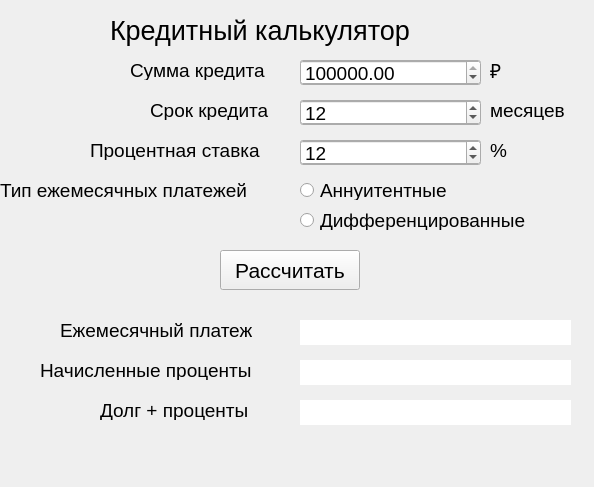
<?xml version="1.0" encoding="UTF-8"?>
<ui version="4.0">
 <class>CreditWindow</class>
 <widget class="QWidget" name="CreditWindow">
  <property name="geometry">
   <rect>
    <x>0</x>
    <y>0</y>
    <width>594</width>
    <height>487</height>
   </rect>
  </property>
  <property name="windowTitle">
   <string>Credit Calculator</string>
  </property>
  <property name="styleSheet">
   <string notr="true"/>
  </property>
  <widget class="QLabel" name="label_title">
   <property name="geometry">
    <rect>
     <x>110</x>
     <y>10</y>
     <width>361</width>
     <height>40</height>
    </rect>
   </property>
   <property name="font">
    <font>
     <pointsize>20</pointsize>
    </font>
   </property>
   <property name="text">
    <string>Кредитный калькулятор</string>
   </property>
  </widget>
  <widget class="QLabel" name="label_sum">
   <property name="geometry">
    <rect>
     <x>130</x>
     <y>60</y>
     <width>161</width>
     <height>20</height>
    </rect>
   </property>
   <property name="font">
    <font>
     <pointsize>14</pointsize>
    </font>
   </property>
   <property name="text">
    <string>Сумма кредита</string>
   </property>
  </widget>
  <widget class="QLineEdit" name="lineEdit_sum">
   <property name="geometry">
    <rect>
     <x>300</x>
     <y>60</y>
     <width>181</width>
     <height>25</height>
    </rect>
   </property>
   <property name="font">
    <font>
     <pointsize>14</pointsize>
    </font>
   </property>
  </widget>
  <widget class="QLineEdit" name="lineEdit_term">
   <property name="geometry">
    <rect>
     <x>300</x>
     <y>100</y>
     <width>181</width>
     <height>25</height>
    </rect>
   </property>
   <property name="font">
    <font>
     <pointsize>14</pointsize>
    </font>
   </property>
  </widget>
  <widget class="QLabel" name="label_term">
   <property name="geometry">
    <rect>
     <x>150</x>
     <y>100</y>
     <width>141</width>
     <height>20</height>
    </rect>
   </property>
   <property name="font">
    <font>
     <pointsize>14</pointsize>
    </font>
   </property>
   <property name="text">
    <string>Срок кредита</string>
   </property>
  </widget>
  <widget class="QLineEdit" name="lineEdit_percent">
   <property name="geometry">
    <rect>
     <x>300</x>
     <y>140</y>
     <width>181</width>
     <height>25</height>
    </rect>
   </property>
   <property name="font">
    <font>
     <pointsize>14</pointsize>
    </font>
   </property>
  </widget>
  <widget class="QLabel" name="label_percent">
   <property name="geometry">
    <rect>
     <x>90</x>
     <y>140</y>
     <width>201</width>
     <height>20</height>
    </rect>
   </property>
   <property name="font">
    <font>
     <pointsize>14</pointsize>
    </font>
   </property>
   <property name="text">
    <string>Процентная ставка</string>
   </property>
  </widget>
  <widget class="QLabel" name="label_title_rubles">
   <property name="geometry">
    <rect>
     <x>490</x>
     <y>60</y>
     <width>61</width>
     <height>20</height>
    </rect>
   </property>
   <property name="font">
    <font>
     <pointsize>14</pointsize>
    </font>
   </property>
   <property name="text">
    <string>₽</string>
   </property>
  </widget>
  <widget class="QLabel" name="label_title_months">
   <property name="geometry">
    <rect>
     <x>490</x>
     <y>100</y>
     <width>91</width>
     <height>20</height>
    </rect>
   </property>
   <property name="font">
    <font>
     <pointsize>14</pointsize>
    </font>
   </property>
   <property name="text">
    <string>месяцев</string>
   </property>
  </widget>
  <widget class="QLabel" name="label_title_percent">
   <property name="geometry">
    <rect>
     <x>490</x>
     <y>140</y>
     <width>101</width>
     <height>20</height>
    </rect>
   </property>
   <property name="font">
    <font>
     <pointsize>14</pointsize>
    </font>
   </property>
   <property name="text">
    <string>%</string>
   </property>
  </widget>
  <widget class="QLabel" name="label_type">
   <property name="geometry">
    <rect>
     <x>0</x>
     <y>180</y>
     <width>291</width>
     <height>20</height>
    </rect>
   </property>
   <property name="font">
    <font>
     <pointsize>14</pointsize>
    </font>
   </property>
   <property name="text">
    <string>Тип ежемесячных платежей</string>
   </property>
  </widget>
  <widget class="QRadioButton" name="radioButton_annuity">
   <property name="geometry">
    <rect>
     <x>300</x>
     <y>180</y>
     <width>181</width>
     <height>20</height>
    </rect>
   </property>
   <property name="font">
    <font>
     <pointsize>14</pointsize>
    </font>
   </property>
   <property name="text">
    <string>Аннуитентные</string>
   </property>
  </widget>
  <widget class="QRadioButton" name="radioButton_diff">
   <property name="geometry">
    <rect>
     <x>300</x>
     <y>210</y>
     <width>261</width>
     <height>20</height>
    </rect>
   </property>
   <property name="font">
    <font>
     <pointsize>14</pointsize>
    </font>
   </property>
   <property name="text">
    <string>Дифференцированные</string>
   </property>
  </widget>
  <widget class="QPushButton" name="pushButton_calculate">
   <property name="geometry">
    <rect>
     <x>220</x>
     <y>250</y>
     <width>140</width>
     <height>40</height>
    </rect>
   </property>
   <property name="font">
    <font>
     <pointsize>16</pointsize>
    </font>
   </property>
   <property name="text">
    <string>Рассчитать</string>
   </property>
  </widget>
  <widget class="QLabel" name="label_permonth">
   <property name="geometry">
    <rect>
     <x>60</x>
     <y>320</y>
     <width>221</width>
     <height>20</height>
    </rect>
   </property>
   <property name="font">
    <font>
     <pointsize>14</pointsize>
    </font>
   </property>
   <property name="text">
    <string>Ежемесячный платеж</string>
   </property>
  </widget>
  <widget class="QLabel" name="label_charges">
   <property name="geometry">
    <rect>
     <x>40</x>
     <y>360</y>
     <width>241</width>
     <height>20</height>
    </rect>
   </property>
   <property name="font">
    <font>
     <pointsize>14</pointsize>
    </font>
   </property>
   <property name="text">
    <string>Начисленные проценты</string>
   </property>
  </widget>
  <widget class="QLabel" name="label_fullsum">
   <property name="geometry">
    <rect>
     <x>100</x>
     <y>400</y>
     <width>181</width>
     <height>20</height>
    </rect>
   </property>
   <property name="font">
    <font>
     <pointsize>14</pointsize>
    </font>
   </property>
   <property name="text">
    <string>Долг + проценты</string>
   </property>
  </widget>
  <widget class="QLabel" name="label_permonth_value">
   <property name="geometry">
    <rect>
     <x>300</x>
     <y>320</y>
     <width>271</width>
     <height>25</height>
    </rect>
   </property>
   <property name="font">
    <font>
     <pointsize>14</pointsize>
    </font>
   </property>
   <property name="styleSheet">
    <string notr="true">background-color: rgb(255, 255, 255);</string>
   </property>
   <property name="text">
    <string/>
   </property>
  </widget>
  <widget class="QLabel" name="label_charges_value">
   <property name="geometry">
    <rect>
     <x>300</x>
     <y>360</y>
     <width>271</width>
     <height>25</height>
    </rect>
   </property>
   <property name="font">
    <font>
     <pointsize>14</pointsize>
    </font>
   </property>
   <property name="styleSheet">
    <string notr="true">background-color: rgb(255, 255, 255);</string>
   </property>
   <property name="text">
    <string/>
   </property>
  </widget>
  <widget class="QLabel" name="label_fullsum_value">
   <property name="geometry">
    <rect>
     <x>300</x>
     <y>400</y>
     <width>271</width>
     <height>25</height>
    </rect>
   </property>
   <property name="font">
    <font>
     <pointsize>14</pointsize>
    </font>
   </property>
   <property name="styleSheet">
    <string notr="true">background-color: rgb(255, 255, 255);</string>
   </property>
   <property name="text">
    <string/>
   </property>
  </widget>
  <widget class="QDoubleSpinBox" name="doubleSpinBox_sum">
   <property name="geometry">
    <rect>
     <x>300</x>
     <y>60</y>
     <width>181</width>
     <height>25</height>
    </rect>
   </property>
   <property name="font">
    <font>
     <pointsize>14</pointsize>
    </font>
   </property>
   <property name="minimum">
    <double>1.000000000000000</double>
   </property>
   <property name="maximum">
    <double>10000000000000000000000.000000000000000</double>
   </property>
   <property name="singleStep">
    <double>1000.000000000000000</double>
   </property>
   <property name="value">
    <double>100000.000000000000000</double>
   </property>
  </widget>
  <widget class="QSpinBox" name="spinBox_term">
   <property name="geometry">
    <rect>
     <x>300</x>
     <y>100</y>
     <width>181</width>
     <height>25</height>
    </rect>
   </property>
   <property name="font">
    <font>
     <pointsize>14</pointsize>
    </font>
   </property>
   <property name="minimum">
    <number>1</number>
   </property>
   <property name="maximum">
    <number>1000</number>
   </property>
   <property name="value">
    <number>12</number>
   </property>
  </widget>
  <widget class="QSpinBox" name="spinBox_percent">
   <property name="geometry">
    <rect>
     <x>300</x>
     <y>140</y>
     <width>181</width>
     <height>25</height>
    </rect>
   </property>
   <property name="font">
    <font>
     <pointsize>14</pointsize>
    </font>
   </property>
   <property name="minimum">
    <number>1</number>
   </property>
   <property name="maximum">
    <number>999</number>
   </property>
   <property name="value">
    <number>12</number>
   </property>
  </widget>
 </widget>
 <resources/>
 <connections/>
</ui>
